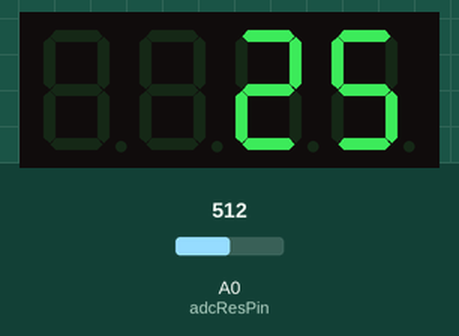
This sketch was run on a simulated Arduino Uno, built with avr-gcc and run on an emulated ATmega328P. On the bench: 4-digit seven-segment display. The inputs (shaded band) are chosen by the test bench; at power-on: A0 (adcResPin) = 512.

Above: at 1.3 s.
1.4 s: A0 (adcResPin) set to 774
At 2.3 s:
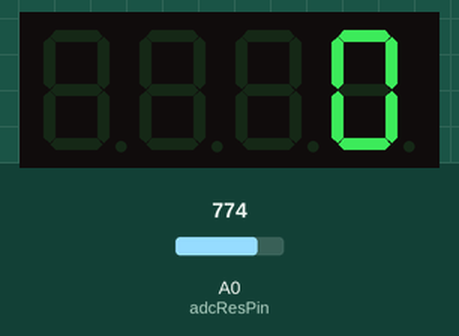
3.0 s: A0 (adcResPin) set to 803
At 3.8 s:
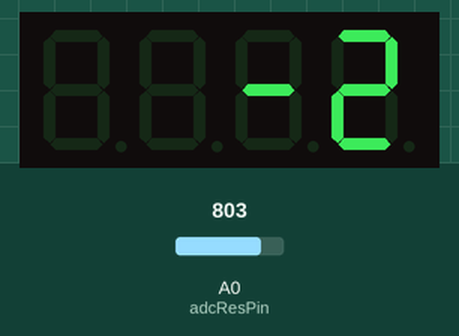
4.5 s: A0 (adcResPin) set to 511
At 5.3 s:
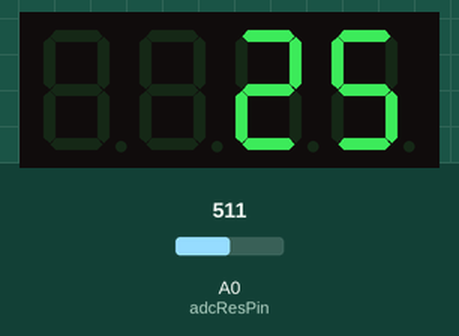
Timing chart, 0 to 7.5 s (numbered marks = the images above; inputs shaded):
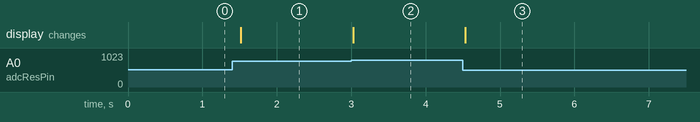

The sketch:

exercise_12.ino
```cpp
/*
 * This routine controls reads the thermistor
 * resistance via a voltage divider and returns
 * the result.
 *
 * Result: Temperature by fitting to -25, 25, print
 *  via Serial Monitor
 */

// Load Adafruit libraries
#include <Wire.h>
#include <Adafruit_GFX.h>
#include "Adafruit_LEDBackpack.h"

// Initialize the display as matrix
Adafruit_7segment matrix = Adafruit_7segment();

float resRef = 10.01;  // reference resistance (kOhm)
float resTherm;   // thermistor resistance (kOhm)
int nOfAvg = 5;   // number of measurements to average

int adcResValue;  // variable to store the ADC reading
int adcResPin = A0;  // Pin the thermistor reading is connected to (HEX)

// temperature determination via Steinhard-Hall equation
float fitParamA = 0.002785219503;  // fit parameter a
float fitParamB = 0.000241846138;  // fit parameter b
float fitParamC = 0.000000831227;  // fit parameter c
float temperature;  // Calculated temperature
float KtoC = 273.15;   // how to tranform Kelvin to Celsius

// Iterators, etc.
int it;   // an iterator to use

// Setup routine
void setup() {
  // initialize the display
  matrix.begin(0x70);
}

void set_display(int value, bool setpoint = false) {
  // See exercise 8: If float is given for value,
  // it will be converted to an integer.

  // set a given value to the 7 segment display.
  matrix.print(value);

  // set the first location to "S" (5) if true - set point
  if (setpoint) {
    matrix.writeDigitNum(0, 5, false);
  }
  matrix.writeDisplay();
}

void loop() {
  adcResValue = analogRead(adcResPin);  // read thermistor

  // average nOfAvg times the reading
  resTherm = 0;
  for (it = 0; it < nOfAvg; it++) {
    resTherm += resRef / (float(1023) / float(adcResValue) - 1);  // Equation 3.8
  }
  resTherm /= nOfAvg;

  // calculate temperature - equation (3.9)
  temperature = 1 / (
      fitParamA + fitParamB * log(resTherm) + fitParamC * pow(log(resTherm),3)
    ) - KtoC;

  // write to display
  set_display(temperature);

  delay(500);  // make it update a bit slower...
}
```

Measured:
- the behaviour switches between 790 and 791 on A0 (adcResPin) (found by bisection; images 1 and 2)
- after the input at 1.4 s, the display: changes after 0.11 s (image 1)
- after the input at 3.0 s, the display: changes at once (image 2)
- after the input at 4.5 s, the display: changes at once (image 3)
